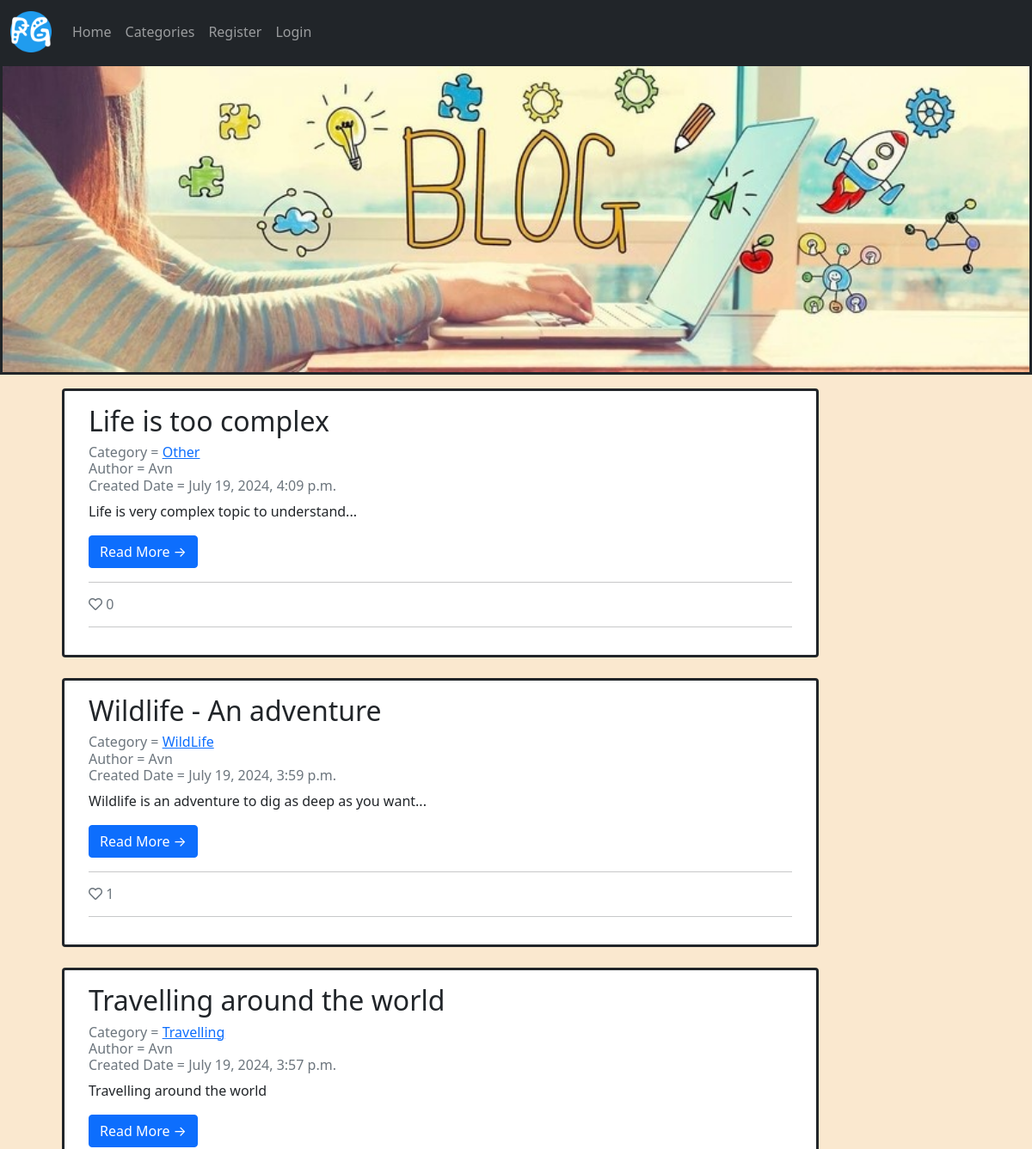
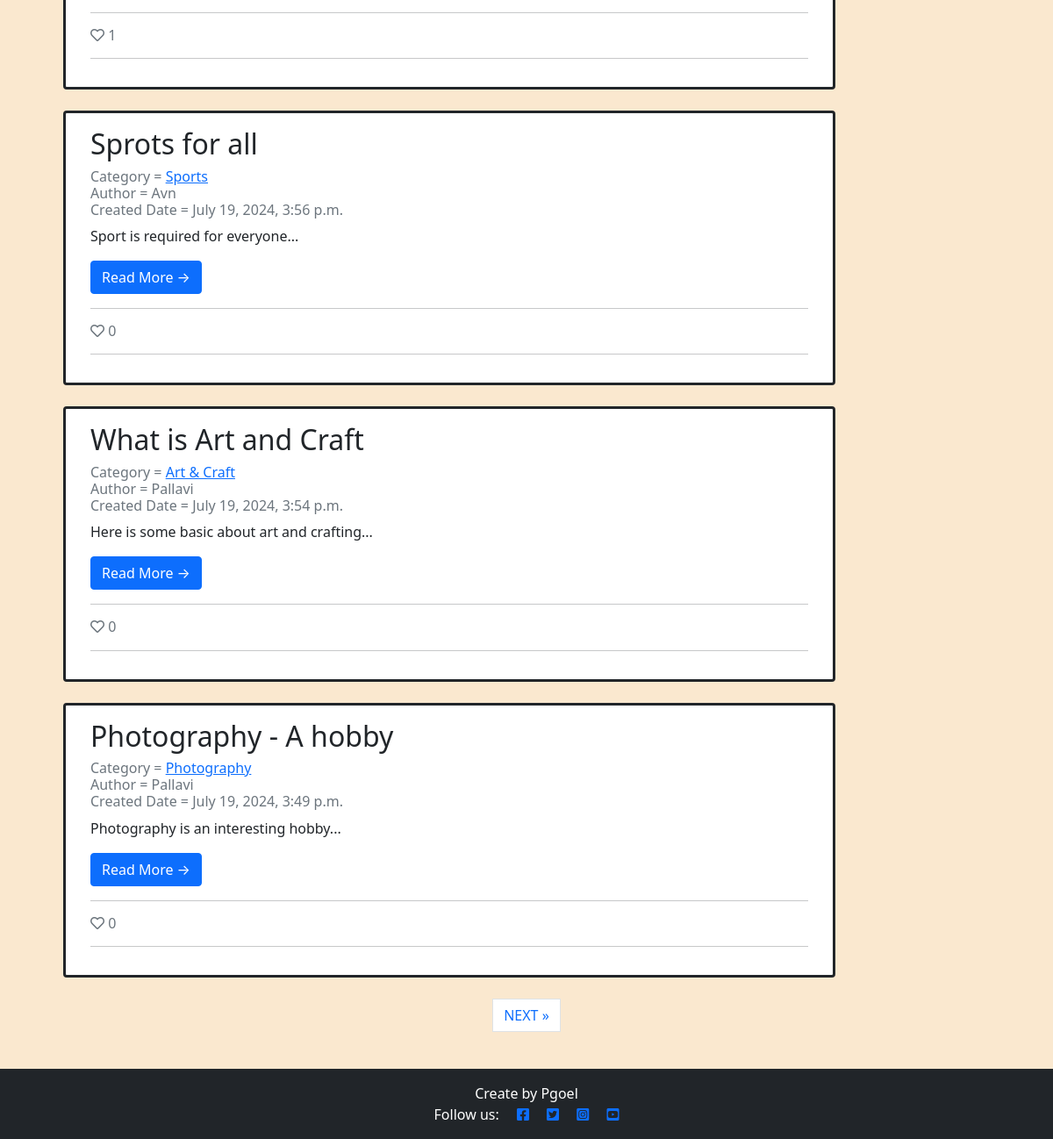
The page / on the database its author committed (2 pictures, top to bottom).
### blogapp/models.py (models this page shows, shortened)
class Post(models.Model):
    title = models.CharField(max_length=255, unique= False)
    slug = models.SlugField(max_length=200)
    author = models.ForeignKey(get_user_model(), on_delete=models.CASCADE, related_name="blog_posts")
    date_posted = models.DateTimeField(auto_now_add=True)
    category = models.CharField(max_length=255, default='coding')
    content = models.TextField()
    likes = models.ManyToManyField(User,related_name = 'blogpost_like', blank= True)
    update_date = models.DateTimeField(default=timezone.now)
    snippet = models.CharField(max_length=255)
    blog_image = models.ImageField(null=True, blank=True, upload_to="images/" )
    class Meta:
        ordering = ['-date_posted']
    def total_likes(self):
        return self.likes.count()

### blogapp/views.py (the view)
# urls.py: path('', HomeView.as_view(), name = "home"),
class HomeView(ListView):
    model = Post
    cat= Category.objects.all()
    template_name = 'homepage.html'
    ordering = ['-date_posted']
    paginate_by = 6
    def get_context_data(self, *args, **kwargs):
        cat_menu = Category.objects.all()
        context = super(HomeView,self).get_context_data(*args, **kwargs)
        context["cat_menu"] = cat_menu
        return context

### templates/homepage.html (shortened to what this page needs)
{% extends "base.html" %}
{% block content %}
<div class="container-fluid">
    <div class="row">
        <div class="col-md-10 mt-3 left">
            <div class="row">
                {% for post in post_list %}
                    <div class="card border-dark border border-3 mb-4">
                        <div class="card-body">
                            <h2 class="card-title">{{ post.title }} </h2>
                            <p class="card-text text-muted h6"> Category =
                                <a href="{% url 'category' post.category %}">{{ post.category }}  </a><br>
                                Author = {{ post.author }} <br> Created Date = {{ post.date_posted}}
                            <br>
                            </p>
                            <p class="card-text">{{post.snippet}}</p>
                            <a href="{% url 'post_detail' post.pk  %}" class="btn btn-primary"> Read More &rarr; </a>
                            <hr>
                            <p class="card-text text-muted h6"><i class="far fa-heart"></i>
                                {{ post.total_likes }}
                            </p>
                            <hr>
                        </div>
                    </div>
                {% if forloop.counter|divisibleby:3 %}
            </div>
            <div class="row">
                {% endif %}
            {% endfor %}
            </div>
        </div>
    </div>
    {% if is_paginated %}
    <nav aria-label="Page navigation">
        <ul class="pagination justify-content-center">
            {% if page_obj.has_next %}
            <li><a href="?page={{ page_obj.next_page_number }}" class="page-link"> NEXT &raquo;</a></li>
            {% endif %}
        </ul>
    </nav>
    {% endif %}
</div>
<br><br><br><br>
{% endblock %}

### static/css/style.css (style rules this page uses)
body { background-color: rgb(250, 232, 207); }

### rows shown on the page
Post: title "Life is too complex", category "Other", author "Avn", date_posted "July 19, 2024, 4:09 p.m.", snippet "Life is very complex topic to understand...", total_likes "0"
Post: title "Wildlife - An adventure", category "WildLife", author "Avn", date_posted "July 19, 2024, 3:59 p.m.", snippet "Wildlife is an adventure to dig as deep as you want...", total_likes "1"
Post: title "Travelling around the world", category "Travelling", author "Avn", date_posted "July 19, 2024, 3:57 p.m.", snippet "Travelling around the world", total_likes "1"
Post: title "Sprots for all", category "Sports", author "Avn", date_posted "July 19, 2024, 3:56 p.m.", snippet "Sport is required for everyone...", total_likes "0"
Post: title "What is Art and Craft", category "Art & Craft", author "Pallavi", date_posted "July 19, 2024, 3:54 p.m.", snippet "Here is some basic about art and crafting...", total_likes "0"
Post: title "Photography - A hobby", category "Photography", author "Pallavi", date_posted "July 19, 2024, 3:49 p.m.", snippet "Photography is an interesting hobby...", total_likes "0"
